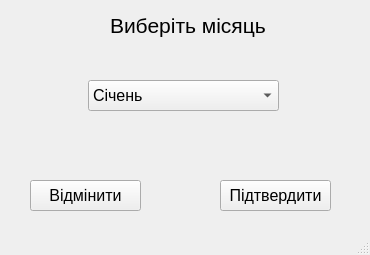
<?xml version="1.0" encoding="UTF-8"?>
<ui version="4.0">
 <class>MainWindow</class>
 <widget class="QMainWindow" name="MainWindow">
  <property name="geometry">
   <rect>
    <x>0</x>
    <y>0</y>
    <width>370</width>
    <height>255</height>
   </rect>
  </property>
  <property name="windowTitle">
   <string>MainWindow</string>
  </property>
  <widget class="QWidget" name="centralwidget">
   <widget class="QPushButton" name="submit_button">
    <property name="geometry">
     <rect>
      <x>220</x>
      <y>180</y>
      <width>111</width>
      <height>31</height>
     </rect>
    </property>
    <property name="font">
     <font>
      <pointsize>12</pointsize>
     </font>
    </property>
    <property name="text">
     <string>Підтвердити</string>
    </property>
   </widget>
   <widget class="QLabel" name="label">
    <property name="geometry">
     <rect>
      <x>110</x>
      <y>10</y>
      <width>161</width>
      <height>31</height>
     </rect>
    </property>
    <property name="font">
     <font>
      <pointsize>16</pointsize>
     </font>
    </property>
    <property name="text">
     <string>Виберіть місяць</string>
    </property>
   </widget>
   <widget class="QPushButton" name="cancel_button">
    <property name="geometry">
     <rect>
      <x>30</x>
      <y>180</y>
      <width>111</width>
      <height>31</height>
     </rect>
    </property>
    <property name="font">
     <font>
      <pointsize>12</pointsize>
     </font>
    </property>
    <property name="text">
     <string>Відмінити</string>
    </property>
   </widget>
   <widget class="QComboBox" name="month_list">
    <property name="geometry">
     <rect>
      <x>88</x>
      <y>80</y>
      <width>191</width>
      <height>31</height>
     </rect>
    </property>
    <property name="font">
     <font>
      <pointsize>12</pointsize>
     </font>
    </property>
    <item>
     <property name="text">
      <string>Cічень</string>
     </property>
    </item>
    <item>
     <property name="text">
      <string>Лютий</string>
     </property>
    </item>
    <item>
     <property name="text">
      <string>Березень</string>
     </property>
    </item>
    <item>
     <property name="text">
      <string>Квітень</string>
     </property>
    </item>
    <item>
     <property name="text">
      <string>Травень</string>
     </property>
    </item>
    <item>
     <property name="text">
      <string>Червень</string>
     </property>
    </item>
    <item>
     <property name="text">
      <string>Липень</string>
     </property>
    </item>
    <item>
     <property name="text">
      <string>Серпень</string>
     </property>
    </item>
    <item>
     <property name="text">
      <string>Вересень</string>
     </property>
    </item>
    <item>
     <property name="text">
      <string>Жовтень</string>
     </property>
    </item>
    <item>
     <property name="text">
      <string>Листопад</string>
     </property>
    </item>
    <item>
     <property name="text">
      <string>Грудень</string>
     </property>
    </item>
   </widget>
  </widget>
  <widget class="QStatusBar" name="statusbar"/>
 </widget>
 <resources/>
 <connections/>
</ui>
